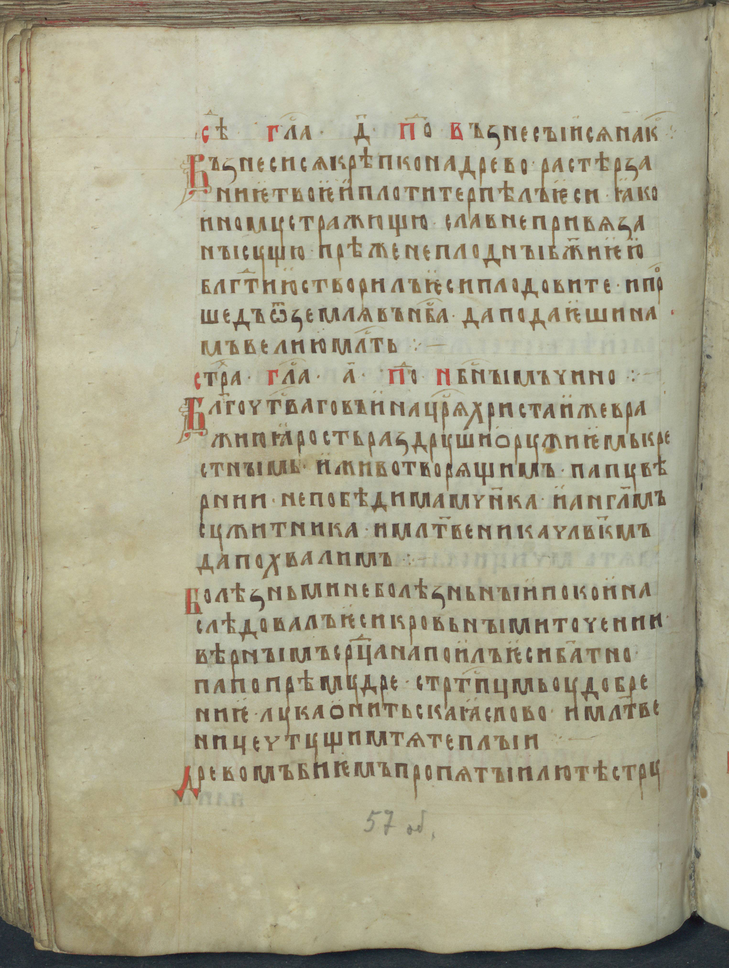
#> input picture 2sem/results/lab2/1/input/198_115.png, 729 x 968 px, shrunk from 3050 x 4050 before the run; its folder holds only this picture in this run
$ python main.py
#> lines starting #> are read from the running program, lines starting #| are printed output that depends on the picture
#> in main, inputImg is the input picture: PIL image 729x968 RGB; mean R, G, B 170.4, 166.5, 142.1
import numpy as np
from PIL import Image
import os

def gray(input: np.array) -> np.array:
    H, W = input.shape[:2]
#> H = 968; W = 729
    output = np.zeros((H, W), dtype=input.dtype)

    R = input[:, :, 0]
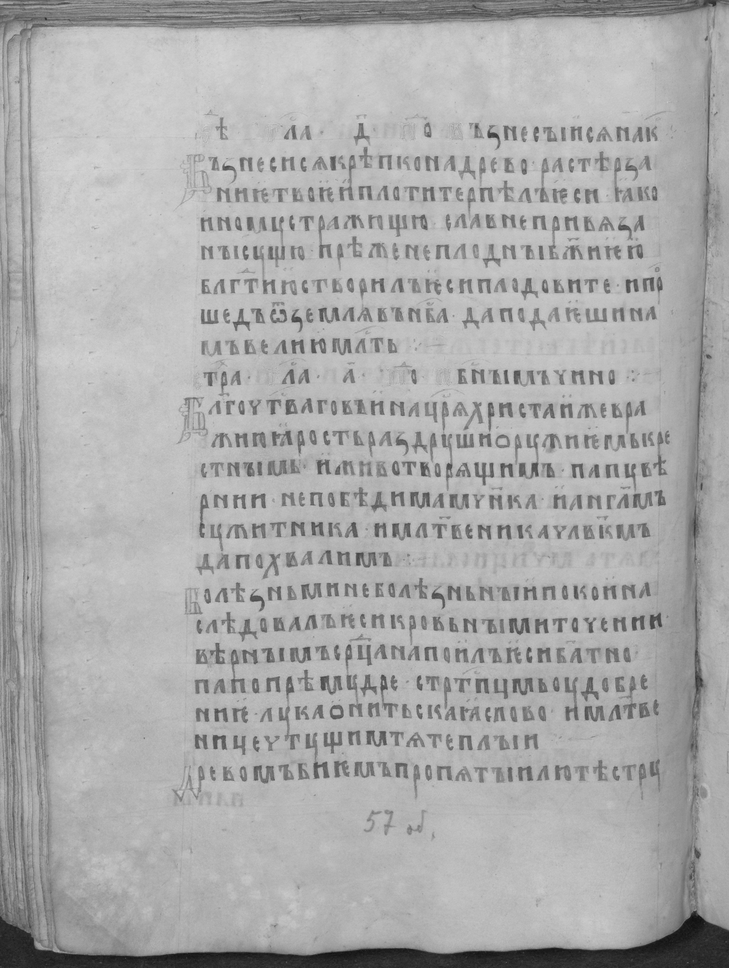
#> R: shape (968, 729); min 15, max 214, mean 170.4
    G = input[:, :, 1]
    B = input[:, :, 2]
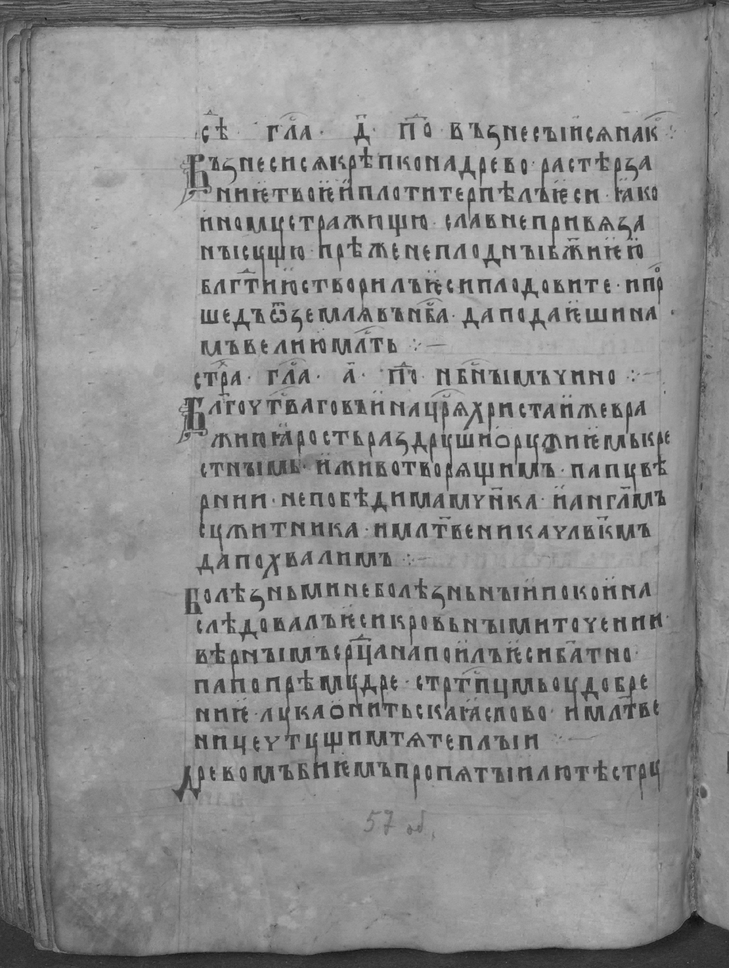
#> B: shape (968, 729); min 15, max 196, mean 142.1
    output = 0.2126*R + 0.7152*G + 0.0722*B

    return output


def main():
    currentDir = os.path.dirname(os.path.abspath(__file__))
    inputFolder = os.path.join(currentDir, "input")
    outputFolder = os.path.join(currentDir, "output")

    strArray = os.listdir(inputFolder)

    for fileName in strArray:
        inputStr = os.path.join(inputFolder, fileName)

        inputImg = Image.open(inputStr).convert('RGB')
        inputArray = np.array(inputImg)

        greyArray = gray(inputArray)

        outputImg = Image.fromarray(greyArray)
        outputImg = outputImg.convert("L")
#> outputImg: PIL image 729x968 L
        outputStr = os.path.join(outputFolder, fileName)

        outputImg.save(outputStr)

if __name__ == '__main__':
    main()

$ run again, on 2sem/results/lab2/1/input/198_153.png
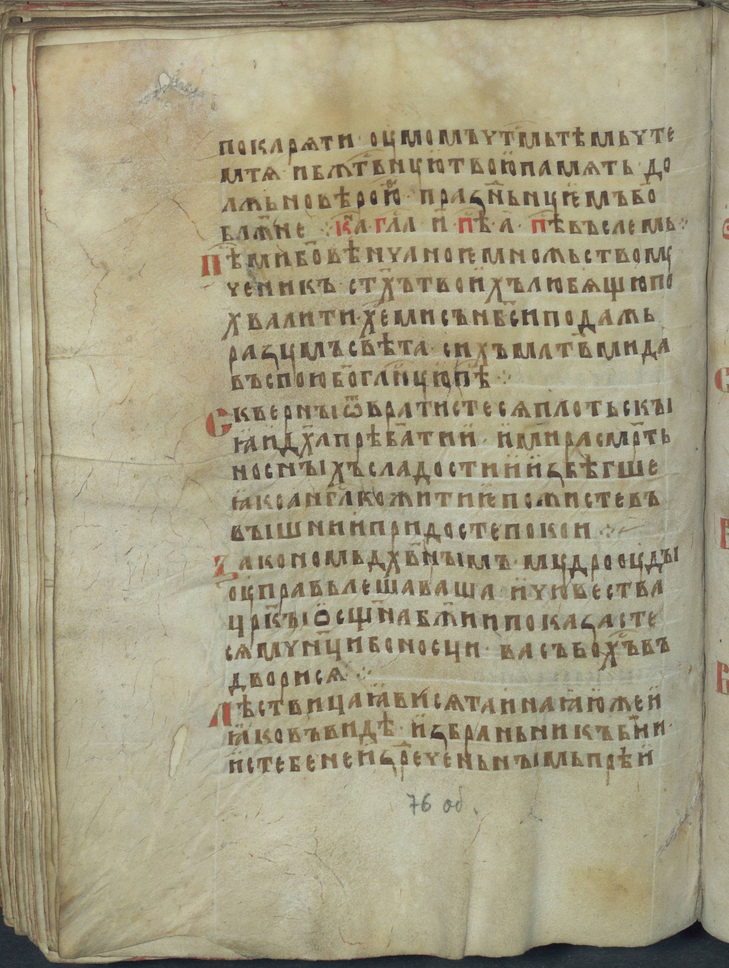
#> input picture 2sem/results/lab2/1/input/198_153.png, 729 x 968 px, shrunk from 3050 x 4050 before the run
#> in main, inputImg is the input picture: PIL image 729x968 RGB; mean R, G, B 165, 157.9, 130.7
#> in gray, `R = input[:, :, 0]`:
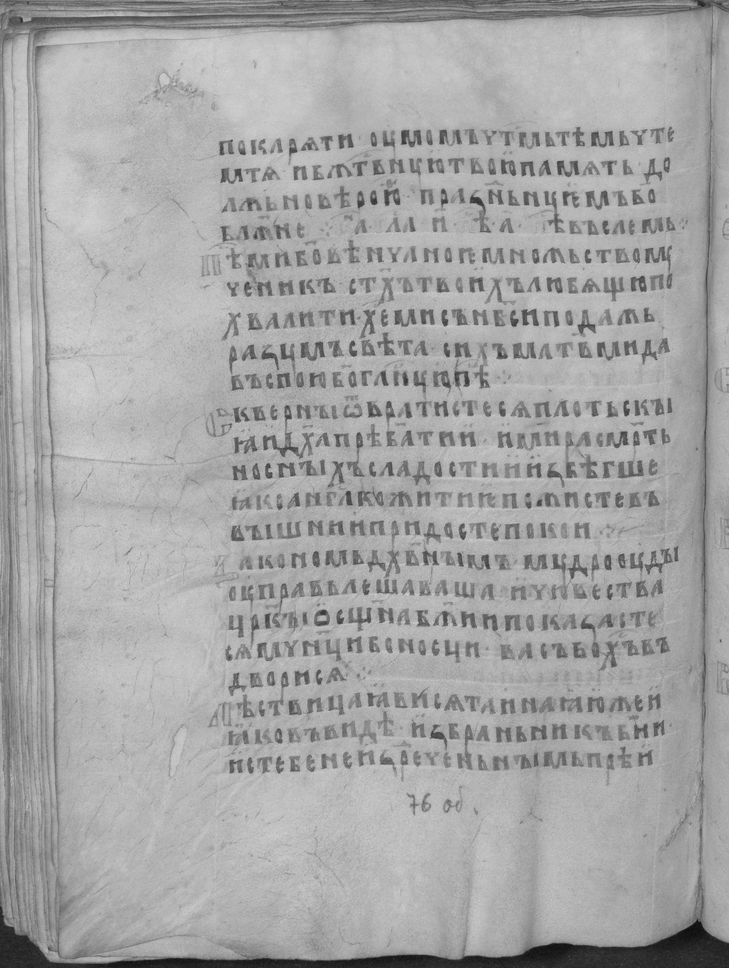
#> R: shape (968, 729); min 10, max 212, mean 165
#> in gray, `B = input[:, :, 2]`:
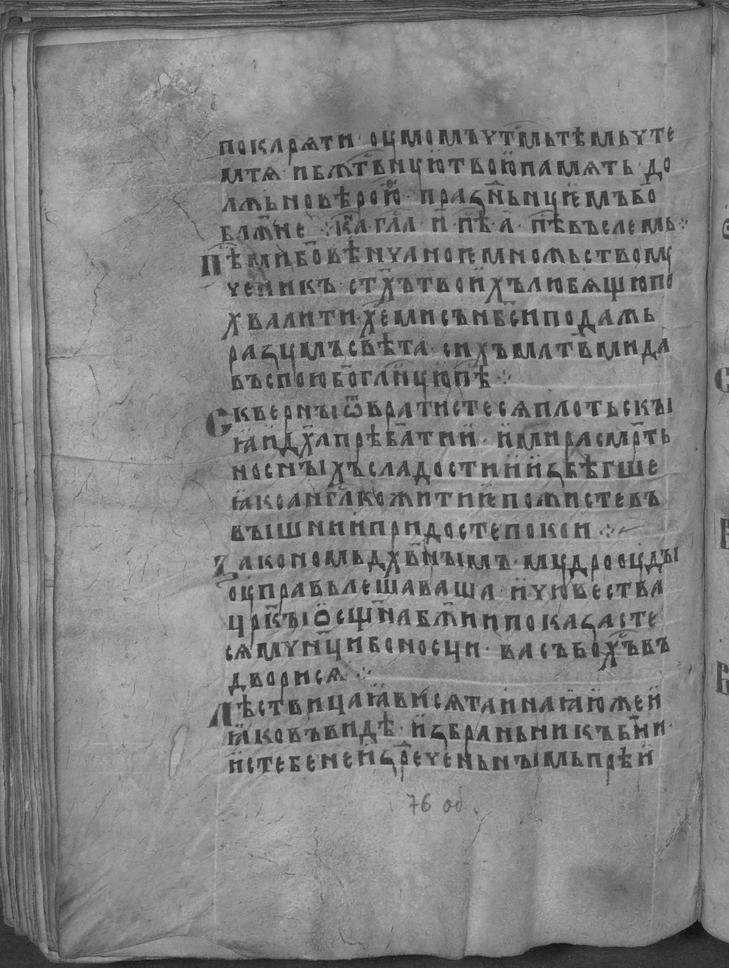
#> B: shape (968, 729); min 10, max 197, mean 130.7
